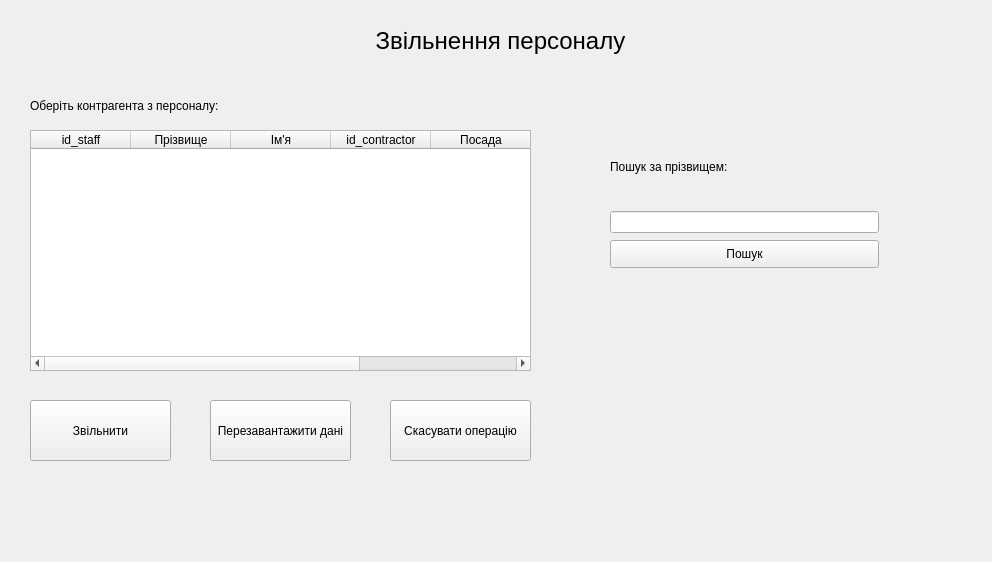
<?xml version="1.0" encoding="UTF-8"?>
<ui version="4.0">
 <class>FireContractorFromStaff</class>
 <widget class="QWidget" name="FireContractorFromStaff">
  <property name="geometry">
   <rect>
    <x>0</x>
    <y>0</y>
    <width>992</width>
    <height>562</height>
   </rect>
  </property>
  <property name="minimumSize">
   <size>
    <width>992</width>
    <height>562</height>
   </size>
  </property>
  <property name="maximumSize">
   <size>
    <width>992</width>
    <height>562</height>
   </size>
  </property>
  <property name="baseSize">
   <size>
    <width>992</width>
    <height>562</height>
   </size>
  </property>
  <property name="windowTitle">
   <string>Fire Staff Window</string>
  </property>
  <widget class="QLabel" name="info_label">
   <property name="geometry">
    <rect>
     <x>20</x>
     <y>20</y>
     <width>961</width>
     <height>41</height>
    </rect>
   </property>
   <property name="font">
    <font>
     <pointsize>18</pointsize>
    </font>
   </property>
   <property name="text">
    <string>Звільнення персоналу</string>
   </property>
   <property name="alignment">
    <set>Qt::AlignCenter</set>
   </property>
  </widget>
  <widget class="QLabel" name="info_label_2">
   <property name="geometry">
    <rect>
     <x>30</x>
     <y>90</y>
     <width>241</width>
     <height>31</height>
    </rect>
   </property>
   <property name="text">
    <string>Оберіть контрагента з персоналу:</string>
   </property>
  </widget>
  <widget class="QTableWidget" name="contr_from_staff_tb">
   <property name="geometry">
    <rect>
     <x>30</x>
     <y>130</y>
     <width>501</width>
     <height>241</height>
    </rect>
   </property>
   <property name="editTriggers">
    <set>QAbstractItemView::NoEditTriggers</set>
   </property>
   <property name="selectionMode">
    <enum>QAbstractItemView::SingleSelection</enum>
   </property>
   <column>
    <property name="text">
     <string>id_staff</string>
    </property>
   </column>
   <column>
    <property name="text">
     <string>Прізвище</string>
    </property>
   </column>
   <column>
    <property name="text">
     <string>Ім'я</string>
    </property>
   </column>
   <column>
    <property name="text">
     <string>id_contractor</string>
    </property>
   </column>
   <column>
    <property name="text">
     <string>Посада</string>
    </property>
   </column>
   <column>
    <property name="text">
     <string>id_position</string>
    </property>
   </column>
  </widget>
  <widget class="QPushButton" name="fire_bt">
   <property name="geometry">
    <rect>
     <x>30</x>
     <y>400</y>
     <width>141</width>
     <height>61</height>
    </rect>
   </property>
   <property name="text">
    <string>Звільнити</string>
   </property>
  </widget>
  <widget class="QPushButton" name="cansel_bt">
   <property name="geometry">
    <rect>
     <x>390</x>
     <y>400</y>
     <width>141</width>
     <height>61</height>
    </rect>
   </property>
   <property name="text">
    <string>Скасувати операцію</string>
   </property>
  </widget>
  <widget class="QPushButton" name="cansel_bt_2">
   <property name="geometry">
    <rect>
     <x>210</x>
     <y>400</y>
     <width>141</width>
     <height>61</height>
    </rect>
   </property>
   <property name="text">
    <string>Перезавантажити дані</string>
   </property>
  </widget>
  <widget class="QLabel" name="search_contr_from_st_lb">
   <property name="geometry">
    <rect>
     <x>610</x>
     <y>129</y>
     <width>269</width>
     <height>75</height>
    </rect>
   </property>
   <property name="text">
    <string>Пошук за прізвищем:</string>
   </property>
  </widget>
  <widget class="QLineEdit" name="search_contr_from_st_edit">
   <property name="geometry">
    <rect>
     <x>610</x>
     <y>211</y>
     <width>269</width>
     <height>22</height>
    </rect>
   </property>
  </widget>
  <widget class="QPushButton" name="search_contr_from_st_bt">
   <property name="geometry">
    <rect>
     <x>610</x>
     <y>240</y>
     <width>269</width>
     <height>28</height>
    </rect>
   </property>
   <property name="text">
    <string>Пошук</string>
   </property>
  </widget>
  <widget class="QLabel" name="error_lb">
   <property name="geometry">
    <rect>
     <x>600</x>
     <y>330</y>
     <width>321</width>
     <height>121</height>
    </rect>
   </property>
   <property name="text">
    <string/>
   </property>
  </widget>
 </widget>
 <resources/>
 <connections/>
</ui>
